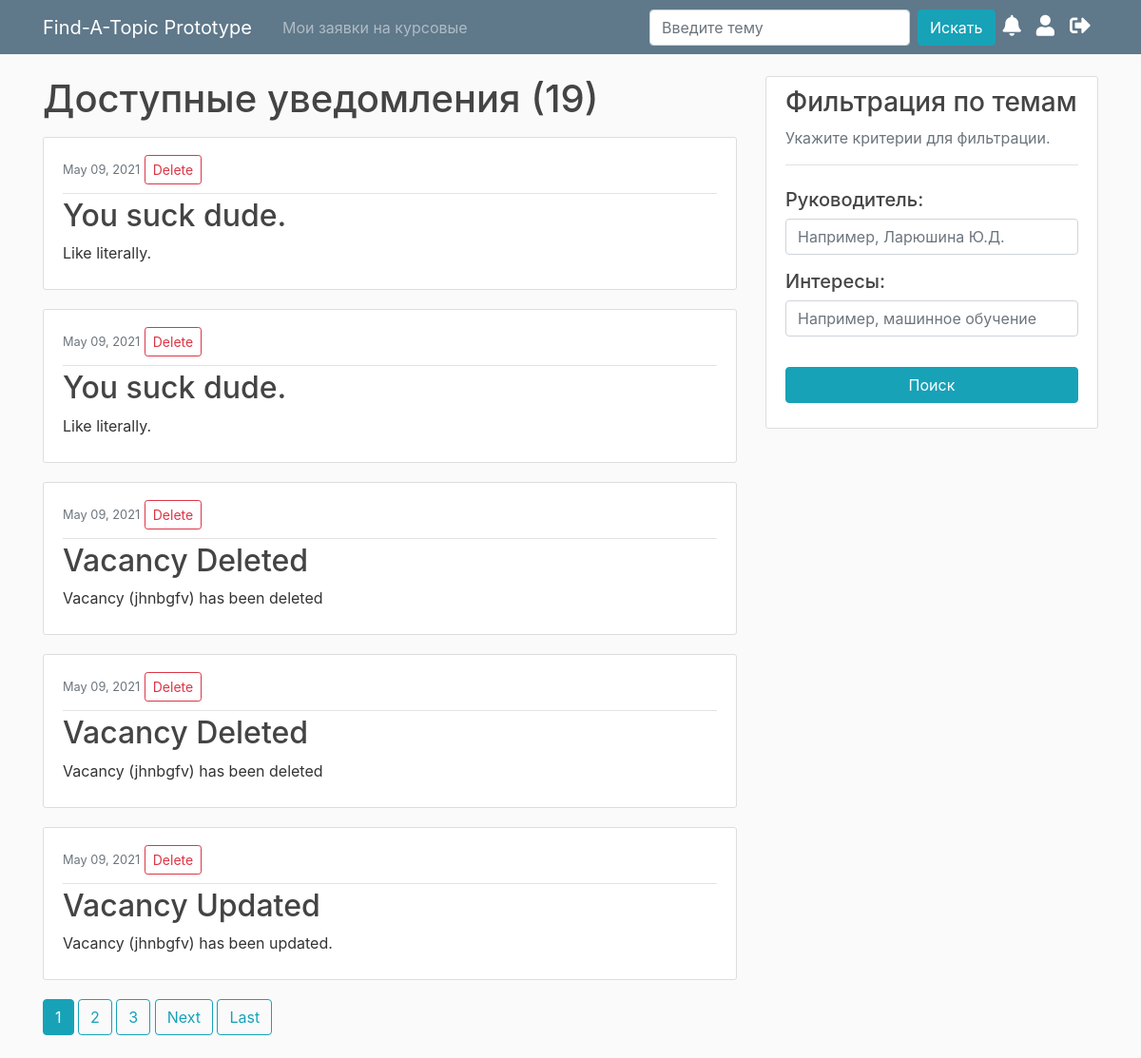
The page /notifications/ (signed in) on the database its author committed.
### test_app/models.py (models this page shows, shortened)
class Notification(models.Model):
    receiver = models.ForeignKey(User, on_delete=models.CASCADE)
    title = models.CharField(max_length=100)
    content = models.TextField()
    date_created = models.DateTimeField(default=timezone.now)

### test_app/views.py (the view)
# urls.py: path('notifications/', NotificationListView.as_view(), name='notifications'),
class NotificationListView(LoginRequiredMixin, ListView):
    model = Notification
    template_name = 'test_app/notifications.html'
    page_kwarg = 'test_app/base.html'
    context_object_name = 'notifications'
    paginate_by = 5
    def get_queryset(self):
        return Notification.objects.filter(receiver=self.request.user).order_by('-date_created')

### test_app/templates/test_app/notifications.html (shortened to what this page needs)
{% extends "test_app/base.html" %}
{% block content %}
    {% if page_obj.paginator.count == 0 %}
    <h1 class="mb-3">У вас нет уведомлений!</h1>
        <p>Все важное отобразится здесь. <a href="{% url 'topics' %}">Перейти на главную страницу.</a></p>
    {% else %}
    <h1 class="mb-3">Доступные уведомления ({{ page_obj.paginator.count }})</h1>
    {% endif %}
    {% for notification in notifications %}
        <article class="media content-section">
            <div class="media-body">
                <div class="article-metadata">
                    <small class="text-muted">{{ notification.date_created|date:"F d, Y" }}</small>
                    <a class="btn btn-outline-danger btn-sm mt-2 mb-2" href="{% url 'notification-delete' notification.id %}">Delete</a>
                </div>
                <h2><a class="article-title">{{ notification.title }}</a></h2>
                <p class="article-content">{{ notification.content }}</p>
            </div>
        </article>
    {% endfor %}
    {% if is_paginated %}
        {% for num in page_obj.paginator.page_range %}
            {% if page_obj.number == num %}
                <a class="btn btn-info mb-4" href="?page={{ num }}">{{ num }}</a>
            {% elif num > page_obj.number|add:'-3' and num < page_obj.number|add:'3' %}
                <a class="btn btn-outline-info mb-4" href="?page={{ num }}">{{ num }}</a>
            {% endif %}
        {% endfor %}
        {% if page_obj.has_next %}
            <a class="btn btn-outline-info mb-4" href="?page={{ page_obj.next_page_number }}">Next</a>
            <a class="btn btn-outline-info mb-4" href="?page={{ page_obj.paginator.num_pages }}">Last</a>
        {% endif %}
    {% endif %}
{% endblock content %}

### test_app/static/test_app/main.css (style rules this page uses)
body { background: #fafafa; color: #333333; margin-top: 5rem; }
h1, h2, h3, h4, h5, h6 { color: #444444; }
.content-section { background: #ffffff; padding: 10px 20px; border: 1px solid #dddddd; border-radius: 3px; margin-bottom: 20px; }
.article-title { color: #444444; }
.article-content { white-space: pre-line; }
.article-metadata { padding-bottom: 1px; margin-bottom: 4px; border-bottom: 1px solid #e3e3e3 }

### rows shown on the page
Notification: date_created "May 09, 2021", title "You suck dude.", content "Like literally."
Notification: date_created "May 09, 2021", title "You suck dude.", content "Like literally."
Notification: date_created "May 09, 2021", title "Vacancy Deleted", content "Vacancy (jhnbgfv) has been deleted"
Notification: date_created "May 09, 2021", title "Vacancy Deleted", content "Vacancy (jhnbgfv) has been deleted"
Notification: date_created "May 09, 2021", title "Vacancy Updated", content "Vacancy (jhnbgfv) has been updated."

### other values the page prints
{{ page_obj.paginator.count }} "19"
{{ num }} "1"
{{ num }} "2" "3"
